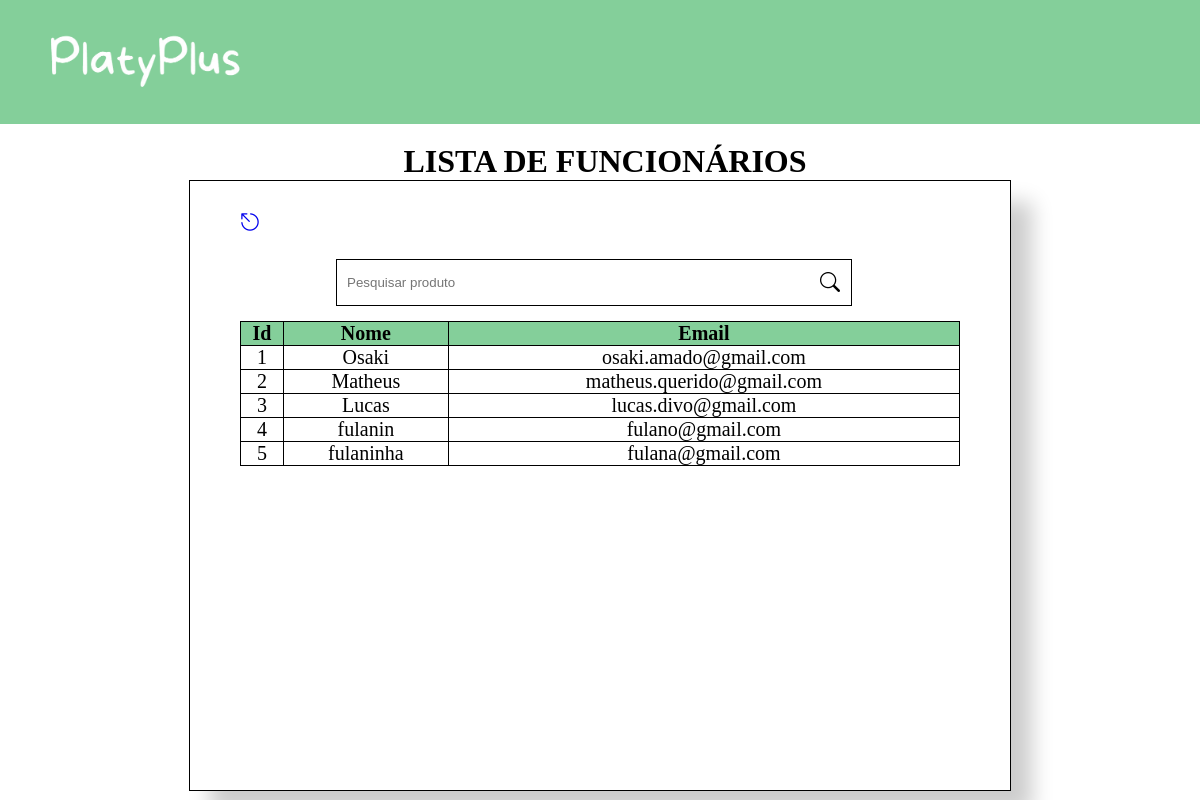
Before: /funcionario/lista with the older database file.
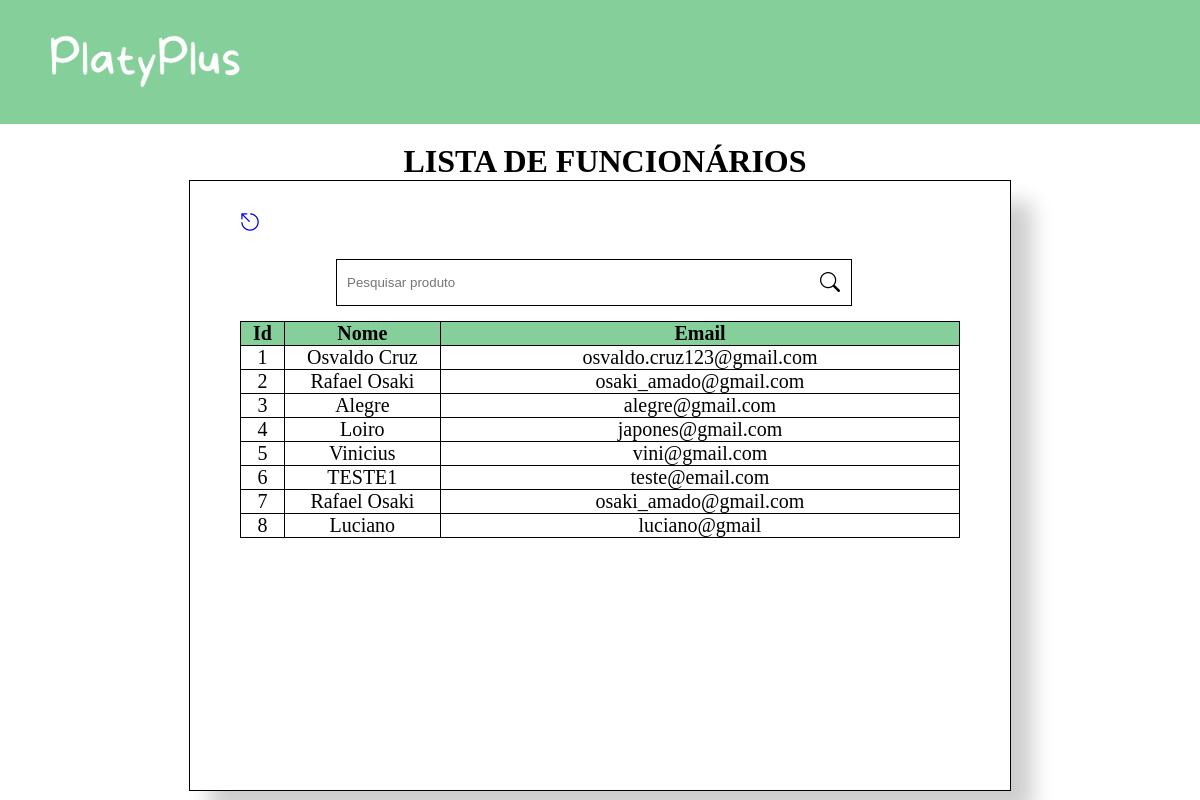
After: the same page with the newer database file.
### models.py (models this page shows, shortened)
class Funcionario(Base):
    __tablename__ = 'funcionarios'
    funcionario_id = Column(Integer, primary_key=True, unique=True)
    nome_funcionario = Column(String(80), nullable=False, index=True)
    email_funcionario = Column(String(80), nullable=False, index=True)
    senha_funcionario = Column(String(80), nullable=False, index=True)
    def serialize_funcionario(self):
        dados_funcionario = {
            "funcionario_id": self.funcionario_id,
            "nome_funcionario": self.nome_funcionario,
            "email_funcionario": self.email_funcionario,
            "senha_funcionario": self.senha_funcionario
        }
        return dados_funcionario

### app.py (the view)
@app.route('/funcionario/lista')
def funcionario():
    lista_funcionario = select(Funcionario).select_from(Funcionario)
    lista_funcionario = db_session.execute(lista_funcionario).scalars()
    listaFuncionario = []
    for funcionario in lista_funcionario:
        listaFuncionario.append(funcionario.serialize_funcionario())
    print(listaFuncionario)
    return render_template('funcionario.html', var_funcionarios=listaFuncionario)

### templates/funcionario.html (shortened to what this page needs)
<!DOCTYPE html>
<html lang="pt-br">
<head>
    <link rel="stylesheet" href="/static/funcionario.css">
    <link rel="stylesheet" href="https://cdn.jsdelivr.net/npm/bootstrap-icons@1.10.3/font/bootstrap-icons.css">
</head>
<body>
<header>
    <div class="logo">
        <a href="{{ url_for('inicial') }}">
            <img src="/static/img/PlatyPlusWhite.png">
        </a>
    </div>
</header>
<div class="container">
    <h1>LISTA DE FUNCIONÁRIOS</h1>
    <div class="box">
        <div class="esc">
            <a href="{{ url_for('inicial') }}">
                <i class="bi bi-escape"></i>
            </a>
        </div>
        <form class="search-container">
            <input type="text" id="search-bar" placeholder="Pesquisar produto">
            <i class="bi bi-search"></i>
        </form>
        <table>
            <tr class="categorias">
                <th class="id">Id</th>
                <th class="id">Nome</th>
                <th class="id">Email</th>
                {% for funcionario in var_funcionarios %}
                    <tr>
                        <td>{{ funcionario.funcionario_id }}</td>
                        <td>{{ funcionario.nome_funcionario }}</td>
                        <td>{{ funcionario.email_funcionario }}</td>
                    </tr>
                {% endfor %}
            </tr>
        </table>
    </div>
</div>
</body>
</html>

Changed rows visible on the page:
changed Funcionario id 1: nome_funcionario "Osaki" → "Osvaldo Cruz"; email_funcionario "osaki.amado@gmail.com" → "osvaldo.cruz123@gmail.com"
changed Funcionario id 2: nome_funcionario "Matheus" → "Rafael Osaki"; email_funcionario "matheus.querido@gmail.com" → "osaki_amado@gmail.com"
changed Funcionario id 3: nome_funcionario "Lucas" → "Alegre"; email_funcionario "lucas.divo@gmail.com" → "alegre@gmail.com"
changed Funcionario id 4: nome_funcionario "fulanin" → "Loiro"; email_funcionario "fulano@gmail.com" → "japones@gmail.com"
changed Funcionario id 5: nome_funcionario "fulaninha" → "Vinicius"; email_funcionario "fulana@gmail.com" → "vini@gmail.com"
added Funcionario: funcionario_id "6", nome_funcionario "TESTE1", email_funcionario "teste@email.com"
added Funcionario: funcionario_id "7", nome_funcionario "Rafael Osaki", email_funcionario "osaki_amado@gmail.com"
added Funcionario: funcionario_id "8", nome_funcionario "Luciano", email_funcionario "luciano@gmail"
